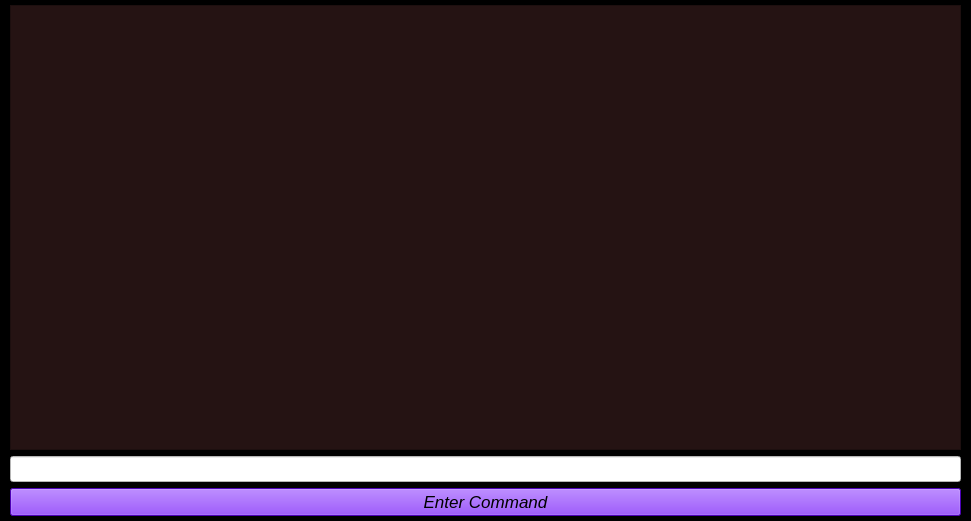
<?xml version="1.0" encoding="UTF-8"?>
<ui version="4.0">
 <class>AttackBrowser</class>
 <widget class="QWidget" name="AttackBrowser">
  <property name="geometry">
   <rect>
    <x>0</x>
    <y>0</y>
    <width>971</width>
    <height>521</height>
   </rect>
  </property>
  <property name="windowTitle">
   <string>Form</string>
  </property>
  <property name="styleSheet">
   <string notr="true">QWidget { background-color : black; }</string>
  </property>
  <widget class="QWidget" name="verticalLayoutWidget">
   <property name="geometry">
    <rect>
     <x>10</x>
     <y>5</y>
     <width>951</width>
     <height>511</height>
    </rect>
   </property>
   <layout class="QVBoxLayout" name="verticalLayout">
    <item>
     <widget class="QTextBrowser" name="textBrowser">
      <property name="font">
       <font>
        <family>Ubuntu Mono</family>
        <pointsize>10</pointsize>
        <weight>50</weight>
        <bold>false</bold>
        <underline>false</underline>
        <strikeout>false</strikeout>
       </font>
      </property>
      <property name="cursor" stdset="0">
       <cursorShape>IBeamCursor</cursorShape>
      </property>
      <property name="styleSheet">
       <string notr="true">QTextBrowser { color: white; background-color: #251313; }</string>
      </property>
      <property name="textInteractionFlags">
       <set>Qt::LinksAccessibleByKeyboard|Qt::LinksAccessibleByMouse|Qt::TextBrowserInteraction|Qt::TextSelectableByKeyboard|Qt::TextSelectableByMouse</set>
      </property>
      <property name="openExternalLinks">
       <bool>true</bool>
      </property>
     </widget>
    </item>
    <item>
     <widget class="QLineEdit" name="lineEdit">
      <property name="font">
       <font>
        <pointsize>11</pointsize>
       </font>
      </property>
      <property name="styleSheet">
       <string notr="true">QLineEdit { background-color : white; color : black; }</string>
      </property>
      <property name="inputMask">
       <string/>
      </property>
      <property name="text">
       <string/>
      </property>
      <property name="cursorMoveStyle">
       <enum>Qt::VisualMoveStyle</enum>
      </property>
      <property name="clearButtonEnabled">
       <bool>true</bool>
      </property>
     </widget>
    </item>
    <item>
     <widget class="QPushButton" name="pushButton">
      <property name="font">
       <font>
        <pointsize>13</pointsize>
        <italic>true</italic>
        <underline>false</underline>
        <strikeout>false</strikeout>
       </font>
      </property>
      <property name="styleSheet">
       <string notr="true">QPushButton { color: black; background-color: #6B00FF; }</string>
      </property>
      <property name="text">
       <string>Enter Command</string>
      </property>
     </widget>
    </item>
   </layout>
  </widget>
 </widget>
 <resources/>
 <connections/>
</ui>
